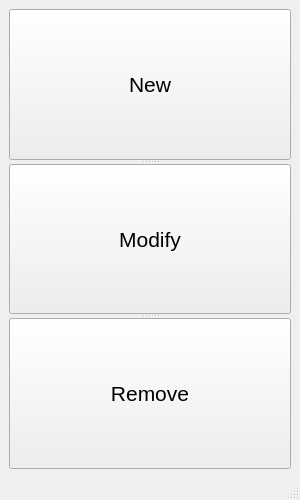
<?xml version="1.0" encoding="UTF-8"?>
<ui version="4.0">
 <class>MainWindow</class>
 <widget class="QMainWindow" name="MainWindow">
  <property name="geometry">
   <rect>
    <x>0</x>
    <y>0</y>
    <width>300</width>
    <height>500</height>
   </rect>
  </property>
  <property name="windowTitle">
   <string>MainWindow</string>
  </property>
  <widget class="QWidget" name="centralwidget">
   <layout class="QGridLayout" name="gridLayout">
    <item row="0" column="0">
     <widget class="QSplitter" name="splitter">
      <property name="orientation">
       <enum>Qt::Vertical</enum>
      </property>
      <widget class="QPushButton" name="pushButton">
       <property name="font">
        <font>
         <pointsize>16</pointsize>
        </font>
       </property>
       <property name="text">
        <string>New</string>
       </property>
      </widget>
      <widget class="QPushButton" name="pushButton_2">
       <property name="font">
        <font>
         <pointsize>16</pointsize>
        </font>
       </property>
       <property name="text">
        <string>Modify</string>
       </property>
      </widget>
      <widget class="QPushButton" name="pushButton_3">
       <property name="font">
        <font>
         <pointsize>16</pointsize>
        </font>
       </property>
       <property name="text">
        <string>Remove</string>
       </property>
      </widget>
     </widget>
    </item>
   </layout>
  </widget>
  <widget class="QMenuBar" name="menubar">
   <property name="geometry">
    <rect>
     <x>0</x>
     <y>0</y>
     <width>300</width>
     <height>21</height>
    </rect>
   </property>
  </widget>
  <widget class="QStatusBar" name="statusbar"/>
 </widget>
 <resources/>
 <connections/>
</ui>
